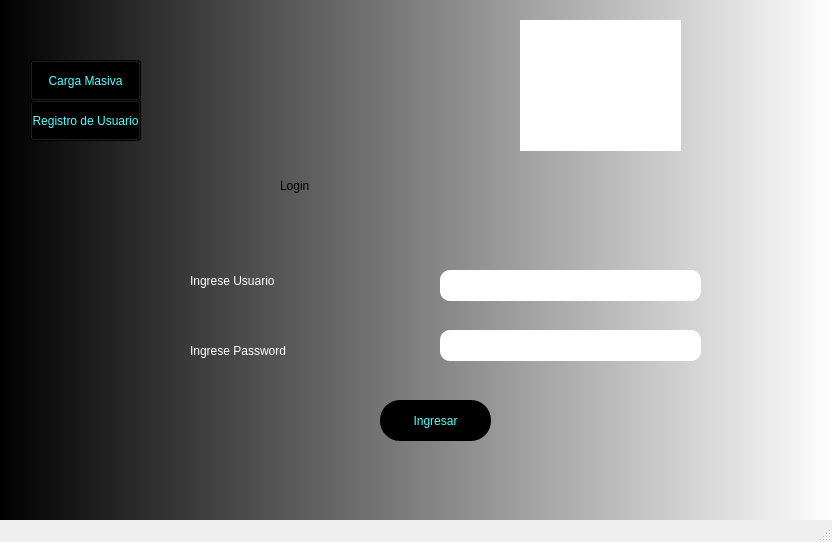
<?xml version="1.0" encoding="UTF-8"?>
<ui version="4.0">
 <class>MainWindow</class>
 <widget class="QMainWindow" name="MainWindow">
  <property name="geometry">
   <rect>
    <x>0</x>
    <y>0</y>
    <width>832</width>
    <height>542</height>
   </rect>
  </property>
  <property name="windowTitle">
   <string>MainWindow</string>
  </property>
  <property name="styleSheet">
   <string notr="true">QWidget#centralwidget{
background-color: qlineargradient(spread:pad, x1:0, y1:0, x2:1, y2:0, stop:0 rgba(0, 0, 0, 255), stop:1 rgba(255, 255, 255, 255));}</string>
  </property>
  <widget class="QWidget" name="centralwidget">
   <widget class="QLabel" name="label">
    <property name="geometry">
     <rect>
      <x>280</x>
      <y>140</y>
      <width>191</width>
      <height>91</height>
     </rect>
    </property>
    <property name="styleSheet">
     <string notr="true">font: 87 48pt &quot;Arial Black&quot;;</string>
    </property>
    <property name="text">
     <string>Login</string>
    </property>
   </widget>
   <widget class="QLabel" name="label_2">
    <property name="geometry">
     <rect>
      <x>190</x>
      <y>270</y>
      <width>211</width>
      <height>21</height>
     </rect>
    </property>
    <property name="styleSheet">
     <string notr="true">font: 87 12pt &quot;Arial Black&quot;;
color: rgb(255, 255, 255);</string>
    </property>
    <property name="text">
     <string>Ingrese Usuario</string>
    </property>
   </widget>
   <widget class="QLineEdit" name="lineEdit">
    <property name="geometry">
     <rect>
      <x>440</x>
      <y>270</y>
      <width>261</width>
      <height>31</height>
     </rect>
    </property>
    <property name="styleSheet">
     <string notr="true">border-radius:10px;</string>
    </property>
   </widget>
   <widget class="QLabel" name="label_3">
    <property name="geometry">
     <rect>
      <x>190</x>
      <y>340</y>
      <width>211</width>
      <height>21</height>
     </rect>
    </property>
    <property name="styleSheet">
     <string notr="true">font: 87 12pt &quot;Arial Black&quot;;
color: rgb(255, 255, 255);</string>
    </property>
    <property name="text">
     <string>Ingrese Password</string>
    </property>
   </widget>
   <widget class="QLineEdit" name="lineEdit_2">
    <property name="geometry">
     <rect>
      <x>440</x>
      <y>330</y>
      <width>261</width>
      <height>31</height>
     </rect>
    </property>
    <property name="styleSheet">
     <string notr="true">border-radius:10px;</string>
    </property>
   </widget>
   <widget class="QPushButton" name="pushButton">
    <property name="geometry">
     <rect>
      <x>380</x>
      <y>400</y>
      <width>111</width>
      <height>41</height>
     </rect>
    </property>
    <property name="styleSheet">
     <string notr="true">background-color: rgb(0, 0, 0);
color: rgb(85, 255, 255);
border-radius:20px;</string>
    </property>
    <property name="text">
     <string>Ingresar</string>
    </property>
   </widget>
   <widget class="QLabel" name="label_4">
    <property name="geometry">
     <rect>
      <x>520</x>
      <y>20</y>
      <width>161</width>
      <height>131</height>
     </rect>
    </property>
    <property name="styleSheet">
     <string notr="true">background-color: rgb(255, 255, 255);</string>
    </property>
    <property name="text">
     <string/>
    </property>
    <property name="pixmap">
     <pixmap>../Imagenes/1.png</pixmap>
    </property>
    <property name="scaledContents">
     <bool>true</bool>
    </property>
   </widget>
   <widget class="QLabel" name="label_5">
    <property name="geometry">
     <rect>
      <x>220</x>
      <y>390</y>
      <width>401</width>
      <height>21</height>
     </rect>
    </property>
    <property name="text">
     <string/>
    </property>
   </widget>
   <widget class="QPushButton" name="pushButton_2">
    <property name="geometry">
     <rect>
      <x>30</x>
      <y>60</y>
      <width>111</width>
      <height>41</height>
     </rect>
    </property>
    <property name="styleSheet">
     <string notr="true">background-color: rgb(0, 0, 0);
color: rgb(85, 255, 255);</string>
    </property>
    <property name="text">
     <string>Carga Masiva</string>
    </property>
   </widget>
   <widget class="QPushButton" name="pushButton_3">
    <property name="geometry">
     <rect>
      <x>30</x>
      <y>100</y>
      <width>111</width>
      <height>41</height>
     </rect>
    </property>
    <property name="styleSheet">
     <string notr="true">background-color: rgb(0, 0, 0);
color: rgb(85, 255, 255);</string>
    </property>
    <property name="text">
     <string>Registro de Usuario</string>
    </property>
   </widget>
  </widget>
  <widget class="QMenuBar" name="menubar">
   <property name="geometry">
    <rect>
     <x>0</x>
     <y>0</y>
     <width>832</width>
     <height>21</height>
    </rect>
   </property>
  </widget>
  <widget class="QStatusBar" name="statusbar"/>
 </widget>
 <resources/>
 <connections/>
</ui>
